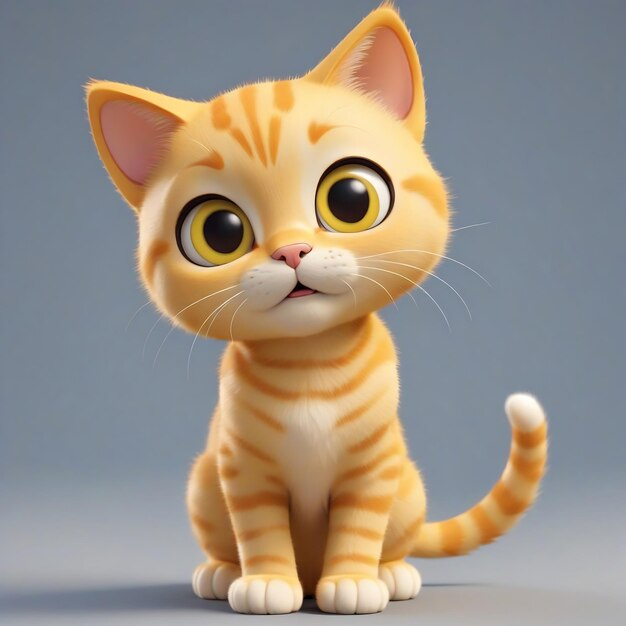
#> input picture assets/cat.jpg, 626 x 626 px, found by its file name
$ python main.py
#> lines starting #> are read from the running program, lines starting #| are printed output that depends on the picture
### src/utils.py
import cv2
import numpy as np
import matplotlib.pyplot as plt

def load_and_convert_image(image_path, resize_dim=None):
    """
    Loads an image, optionally resizes it, and converts it from BGR to RGB.
    """
#> called with image_path = 'assets/input/cat.jpg', resize_dim = (220, 300)
    # Read image in BGR format
    img_bgr = cv2.imread(image_path)
#> img_bgr is the input picture: shape (626, 626, 3); mean B, G, R 132.8, 144.6, 154.9

    if img_bgr is None:
        print(f"Error: Could not read image '{image_path}'. Check file path.")
        return None

    # Resize if dimensions provided (helps with consistent display)
    if resize_dim:
        img_bgr = cv2.resize(img_bgr, resize_dim)
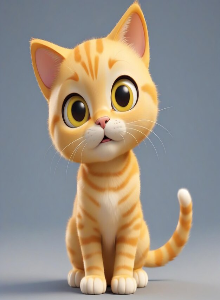
#> img_bgr: shape (300, 220, 3); mean B, G, R 132.7, 144.6, 154.8

    # Convert from BGR (OpenCV default) to RGB (Matplotlib requirement)
    img_rgb = cv2.cvtColor(img_bgr, cv2.COLOR_BGR2RGB)
    return img_rgb

def apply_smooth_blur(image_rgb, kernel_size=7):
    """
    Applies a median blur to smooth the image and reduce noise before posterization.
    A larger kernel size increases the "cartoon" effect clarity.
    """
#> called with kernel_size = 7
    # Ensure kernel size is odd
    if kernel_size % 2 == 0:
        kernel_size += 1
    return cv2.medianBlur(image_rgb, kernel_size)
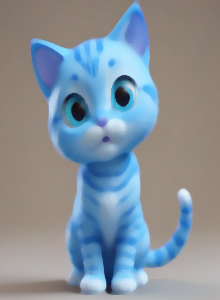
#> returned value: shape (300, 220, 3); mean of channels 0, 1, 2 155.1, 144.8, 133.1; drawn as B, G, R

def create_posterization_lut(n_levels):
    """
    Creates a Look-Up Table (LUT) to map 256 color values down to 'n_levels'.
    Includes safety clipping to prevent overflow errors.
    """
#> called with n_levels = 5
    # Initialize LUT: 256 rows, 1 column, 8-bit unsigned integers
    lut = np.zeros((256, 1), dtype=np.uint8)

    # Calculate the size of each color "bin"
    step_size = 256 // n_levels

    for i in range(256):
        # 1. Determine which bin the pixel belongs to: (i // step_size)
        # 2. Calculate base value of bin: * step_size
        # 3. Offset to center of bin: + step_size // 2
        calculated_val = (i // step_size) * step_size + (step_size // 2)

        # CRITICAL FIX: Clip values to ensure they stay within 0-255 range.
        # Without this, calculated_val could exceed 255, causing an OverflowError when cast to uint8.
        lut[i] = np.clip(calculated_val, 0, 255)

    return lut

def apply_lut_mapping(image, lut):
    """
    Applies the Look-Up Table to the image using OpenCV's optimized function.
    """
    # cv2.LUT works instantly on all channels at once
    return cv2.LUT(image, lut)
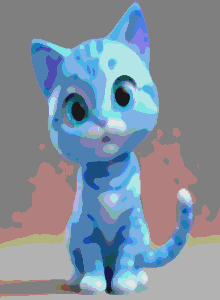
#> returned value: shape (300, 220, 3); mean of channels 0, 1, 2 157.4, 142.7, 129.7; drawn as B, G, R

def display_results(original_img, posterized_img):
    """
    Displays the original and processed images side-by-side using Matplotlib.
    """
    fig, axes = plt.subplots(1, 2, figsize=(10, 5))

    # Display Original
    axes[0].imshow(original_img)
    axes[0].set_title("Original")
    # Setting ticks based on the example output provided in the prompt
    axes[0].set_xticks(np.arange(0, 221, 50))
    axes[0].set_yticks(np.arange(0, 301, 50))

    # Display Posterized
    axes[1].imshow(posterized_img)
    axes[1].set_title("Posterized")
    axes[1].set_xticks(np.arange(0, 221, 50))
    axes[1].set_yticks(np.arange(0, 301, 50))

    plt.tight_layout()
    print("Displaying results... check popup window.")
    plt.show()
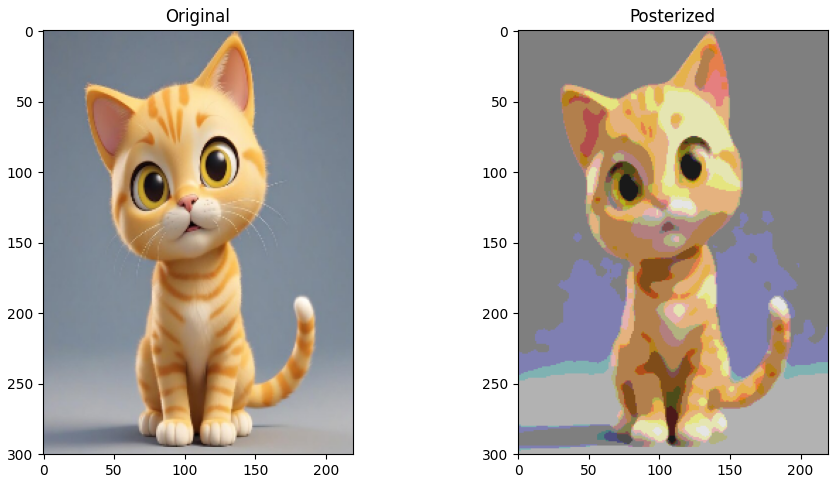
#> figure drawn by matplotlib, 2 panels

### src/main.py

# Import the helper functions from utils.py
from utils import (
    load_and_convert_image,
    apply_smooth_blur,
    create_posterization_lut,
    apply_lut_mapping,
    display_results
)

def main():
    # --- Configuration ---
    # Replace with the actual path to your image file (e.g., 'obama.jpg' or 'image_0.png')
    IMAGE_PATH = 'assets/input/cat.jpg'
    # Number of color levels for posterization (e.g., 5 as requested)
    N_LEVELS = 5
    # Resize dimensions for consistent display (width, height)
    RESIZE_DIM = (220, 300)
    # Blur kernel size (must be odd). 7 gives clearer color blocks than 5.
    BLUR_KERNEL = 7

    print(f"Starting posterization process on '{IMAGE_PATH}' with n={N_LEVELS}...")

    # 1. Load image, resize, and convert BGR -> RGB
    image_rgb = load_and_convert_image(IMAGE_PATH, RESIZE_DIM)
    if image_rgb is None:
        return # Exit if loading failed

    # 2. Apply slight median blur for smooth output and better clarity
    image_blurred = apply_smooth_blur(image_rgb, BLUR_KERNEL)
    print("- Image loaded and converted to RGB.")
    print(f"- Median blur applied (kernel size: {BLUR_KERNEL}).")

    # 3. Create the Look-Up Table (LUT) based on 'n' levels
    # This step involves the math that splits range 0-255
    lut = create_posterization_lut(N_LEVELS)
    print(f"- Look-Up Table created for {N_LEVELS} levels.")

    # 4. Map input pixels according to LUT using cv2.LUT()
    image_posterized = apply_lut_mapping(image_blurred, lut)
    print("- LUT mapping applied successfully.")

    # 5. Display the Original and Posterized images side-by-side using pyplot
    display_results(image_rgb, image_posterized)

if __name__ == "__main__":
    main()
